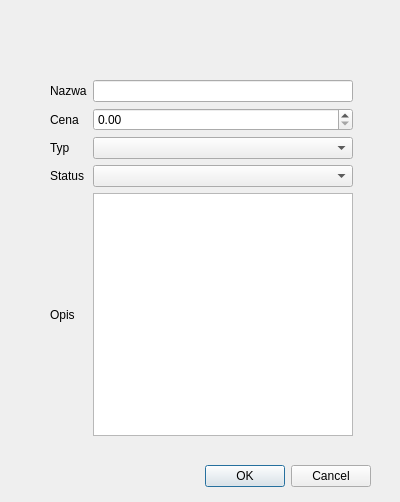
<?xml version="1.0" encoding="UTF-8"?>
<ui version="4.0">
 <class>menuitemform</class>
 <widget class="QDialog" name="menuitemform">
  <property name="geometry">
   <rect>
    <x>0</x>
    <y>0</y>
    <width>400</width>
    <height>502</height>
   </rect>
  </property>
  <property name="windowTitle">
   <string>DodajProduktDoMenu</string>
  </property>
  <widget class="QDialogButtonBox" name="buttonBox">
   <property name="geometry">
    <rect>
     <x>30</x>
     <y>460</y>
     <width>341</width>
     <height>32</height>
    </rect>
   </property>
   <property name="orientation">
    <enum>Qt::Horizontal</enum>
   </property>
   <property name="standardButtons">
    <set>QDialogButtonBox::Cancel|QDialogButtonBox::Ok</set>
   </property>
  </widget>
  <widget class="QWidget" name="">
   <property name="geometry">
    <rect>
     <x>50</x>
     <y>80</y>
     <width>303</width>
     <height>356</height>
    </rect>
   </property>
   <layout class="QGridLayout" name="gridLayout">
    <item row="0" column="0">
     <widget class="QLabel" name="label">
      <property name="text">
       <string>Nazwa</string>
      </property>
     </widget>
    </item>
    <item row="0" column="1">
     <widget class="QLineEdit" name="lineEdit"/>
    </item>
    <item row="1" column="0">
     <widget class="QLabel" name="label_3">
      <property name="text">
       <string>Cena</string>
      </property>
     </widget>
    </item>
    <item row="1" column="1">
     <widget class="QDoubleSpinBox" name="doubleSpinBox"/>
    </item>
    <item row="2" column="0">
     <widget class="QLabel" name="label_4">
      <property name="text">
       <string>Typ</string>
      </property>
     </widget>
    </item>
    <item row="2" column="1">
     <widget class="QComboBox" name="comboBox"/>
    </item>
    <item row="3" column="0">
     <widget class="QLabel" name="label_5">
      <property name="text">
       <string>Status</string>
      </property>
     </widget>
    </item>
    <item row="5" column="0">
     <widget class="QLabel" name="label_2">
      <property name="text">
       <string>Opis</string>
      </property>
     </widget>
    </item>
    <item row="3" column="1">
     <widget class="QComboBox" name="comboBox_2"/>
    </item>
    <item row="5" column="1">
     <widget class="QPlainTextEdit" name="plainTextEdit"/>
    </item>
   </layout>
  </widget>
 </widget>
 <resources/>
 <connections>
  <connection>
   <sender>buttonBox</sender>
   <signal>accepted()</signal>
   <receiver>menuitemform</receiver>
   <slot>accept()</slot>
   <hints>
    <hint type="sourcelabel">
     <x>248</x>
     <y>254</y>
    </hint>
    <hint type="destinationlabel">
     <x>157</x>
     <y>274</y>
    </hint>
   </hints>
  </connection>
  <connection>
   <sender>buttonBox</sender>
   <signal>rejected()</signal>
   <receiver>menuitemform</receiver>
   <slot>reject()</slot>
   <hints>
    <hint type="sourcelabel">
     <x>316</x>
     <y>260</y>
    </hint>
    <hint type="destinationlabel">
     <x>286</x>
     <y>274</y>
    </hint>
   </hints>
  </connection>
 </connections>
</ui>
